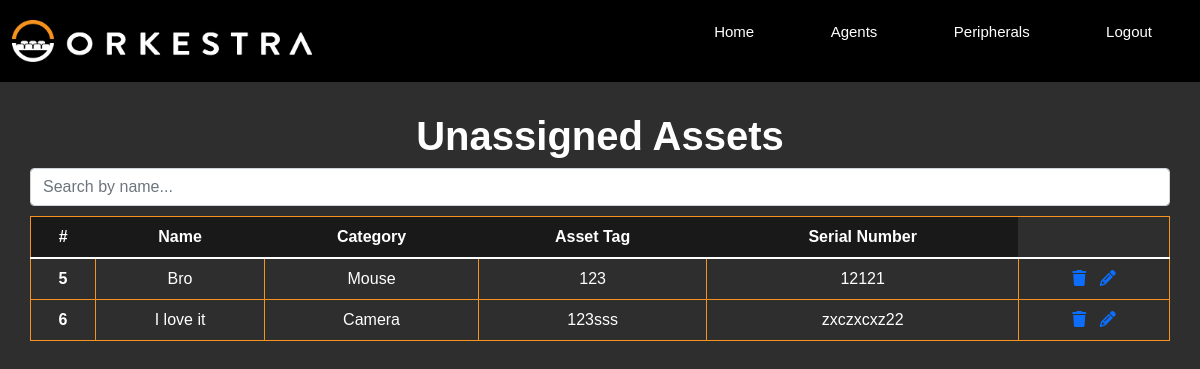
The app's page /asset-view with its own data.
### models.py (models this page shows)
class Stock(db.Model):
    __tablename__ = 'stock'
    id = db.Column(db.Integer, primary_key=True, autoincrement=True)
    name = db.Column(db.Text, unique=False, nullable=False)
    category = db.Column(db.String(30), unique=False, nullable=False)
    asset_tag = db.Column(db.String(30), unique=False, nullable=False)
    serial_number = db.Column(db.String(30), unique=False, nullable=False)

### main.py (the view)
@app.route("/asset-view", methods=['GET'])
def asset_view():
    msg = ""
    all_stocks_query = """
    SELECT * FROM stock
    WHERE id NOT IN (
    SELECT stock_id FROM asset
    );
    """
    stocks_not_in_asset = db.session.execute(text(all_stocks_query))
    if not stocks_not_in_asset:
        msg = "No unassigned assets found."
    return render_template("asset-view.html", msg=msg, stocks=stocks_not_in_asset)

### templates/asset-view.html (shortened to what this page needs)
<!DOCTYPE html>
<html lang="en">
<head>
  <link href="https://cdn.jsdelivr.net/npm/bootstrap@5.1.3/dist/css/bootstrap.min.css" rel="stylesheet">
  <link rel="stylesheet" href="static\css\styles.css">
</head>
<body>
  <header>
    <nav>
     <a href="{{ url_for('home') }}"><img src="static\css\assets\orkestra-main-logo.png" alt=""></a>
     <div class="nav-links">
        <ul>
            <li><a href="{{ url_for('home') }}">Home</a></li>
            <li><a href="{{ url_for('view') }}">Agents</a></li>
            <li><a href="{{ url_for('asset_view') }}">Peripherals</a></li>
            <li><a href="{{ url_for('login') }}">Logout</a></li>
        </ul>
    </div>
    </nav>
</header>
    <div class="assetView">
      <div class="assetHeader">
        <h1>Unassigned Assets</h1>
        <div class="search-bar">
          <input type="text" class="form-control" id="myInput" onkeyup="myFunction()" placeholder="Search by name...">
        </div>
      </div>
      <div class="assetTable">
        <table class="table" id="myTable">
          <thead>
            <tr>
              <th scope="col">#</th>
              <th scope="col">Name</th>
              <th scope="col">Category</th>
              <th scope="col">Asset Tag</th>
              <th scope="col">Serial Number</th>
            </tr>
          </thead>
          <tbody>
            {% for stock in stocks %}
            <tr>
              <th scope="row">{{ stock.id }}</th>
              <td>{{ stock.name }}</td>
              <td>{{ stock.category }}</td>
              <td>{{ stock.asset_tag }}</td>
              <td>{{ stock.serial_number }}</td>
              <td>
                <a href="{{ url_for('delete_asset', asset_id=stock.id) }}" class="confirmation">  <i class="fa-solid fa-trash"></i>
                </a>
                <a href="{{ url_for('asset_update', num=stock.id) }}">
                    <i class="fa-solid fa-pencil"></i>
                  </a>
              </td>
            </tr>
            {% endfor %}
          </tbody>
        </table>
      </div>
    </div>
</body>
</html>

### static/css/styles.css (style rules this page uses)
* { margin: 0; padding: 0; font-family: "Montserrat", sans-serif; box-sizing: border-box; }
body { background-color: #2E2E2E; }
nav { display: flex; padding: 1%; justify-content: space-between; align-items: center; background-color: #000000; }
nav img { width: 300px; }
.nav-links { flex: 1; text-align: right; }
.nav-links ul li { list-style: none; display: inline-block; padding: 8px 12px; position: relative; }
.nav-links ul li a { color: #fff; text-decoration: none; font-size: 15px; padding: 10px 24px; }
.nav-links ul li::after { content: ''; width: 0%; height: 2px; background: #fff; display: block; margin: auto; transition: 0.5s; }
.searchTable th, td { border: 1px solid #F6921E; padding: 20px; }
.assetView { justify-content: center; text-align: center; padding: 30px; }
.assetHeader h1 { font-weight: bold; color: white; }
.assetTable table { margin-top: 10px; border: 1px solid #F6921E; border-collapse: collapse; }
.assetTable a { text-decoration: none; }
.assetTable thead { color: white; background-color: #191919; }
.assetTable tbody { color: white; }

### records on screen
Stock: id "5", name "Bro", category "Mouse", asset_tag "123", serial_number "12121"
Stock: id "6", name "I love it", category "Camera", asset_tag "123sss", serial_number "zxczxcxz22"
